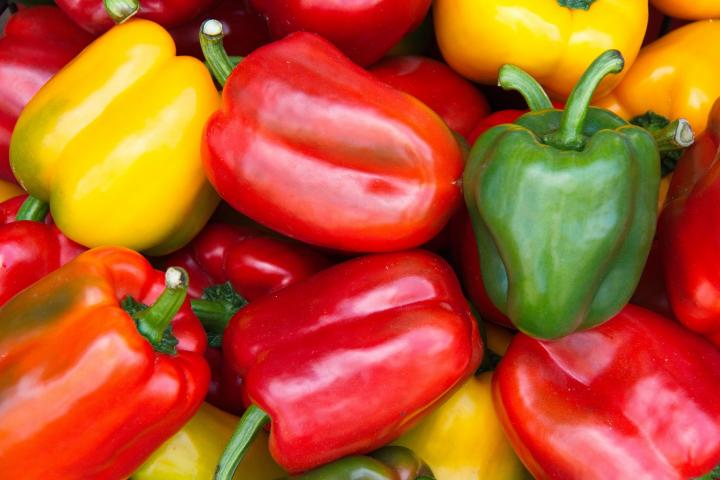
%> input picture Images/peppers.jpg, 720 x 480 px
$ octave BDa1_29_7_24.m   (GNU Octave 9; MATLAB toolbox functions it lacks are replaced by stand-ins)
%> lines starting %> are read from the running program, lines starting %| are printed output that depends on the picture; in (x1, y1, x2, y2) boxes, pixels count from 0 and x2, y2 are one past the last pixel; in counts of white or black regions, pixels touching at a corner belong together; the program's own positions count from 1
peppers = imread("C:/Users/peppers.jpg");
%> peppers is the input picture: size 480x720x3 uint8; mean R, G, B 186.1, 87.2, 40.1
I=imread("C:/Users/peppers.jpg");
% Read the RGB image
I = imread('C:/Users/peppers.jpg');

% Extract the three color channels
R = I(:,:,1);
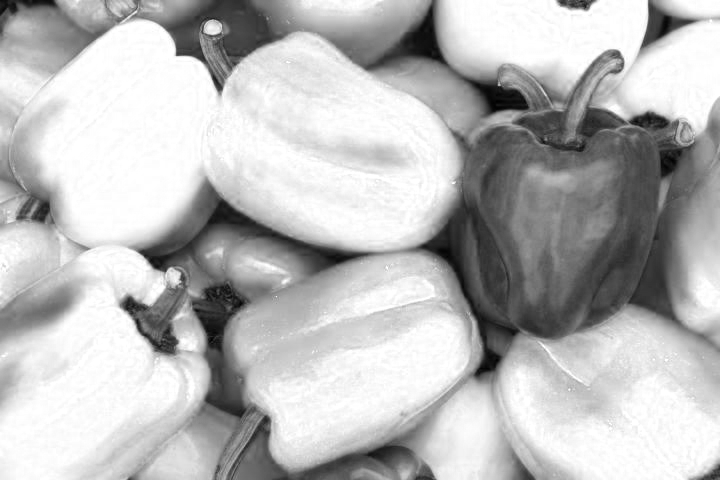
%> R: size 480x720 uint8; min 0, max 255, mean 186.1
G = I(:,:,2);
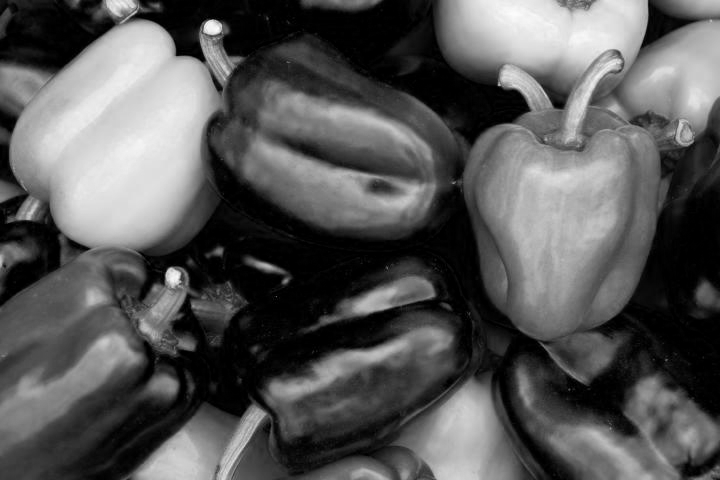
%> G: size 480x720 uint8; min 0, max 252, mean 87.2
B = I(:,:,3);
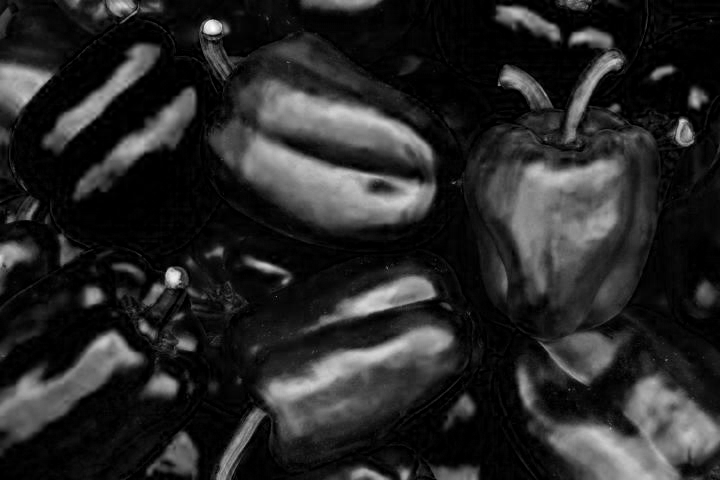
%> B: size 480x720 uint8; min 0, max 255, mean 40.1

% Plot the histograms of each color channel
figure;
subplot(3, 2, 1);
imhist(R);
title('Histogram of Red Channel');

subplot(3, 2, 3);
imhist(G);
title('Histogram of Green Channel');

subplot(3, 2, 5);
imhist(B);
title('Histogram of Blue Channel');

% Calculate the mean intensity for each channel
mean_R = mean(R(:));
%> mean_R = 186.1
mean_G = mean(G(:));
%> mean_G = 87.18
mean_B = mean(B(:));
%> mean_B = 40.13

% Convert each channel to a binary image using the mean intensity as the threshold
binary_R = R > mean_R;
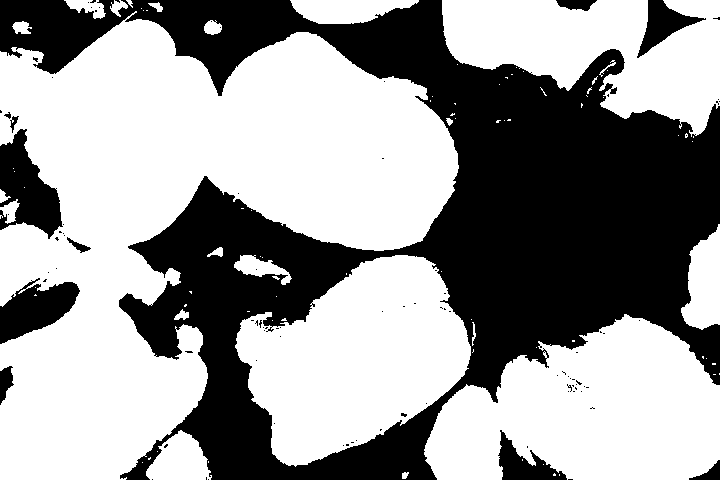
%> binary_R: size 480x720 logical; 60.2% white; 94 black regions (83 under 20 px), largest, box (x1, y1, x2, y2) and area: (0, 0, 720, 480) 126398, (0, 129, 63, 239) 3758, (0, 278, 80, 344) 2963
binary_G = G > mean_G;
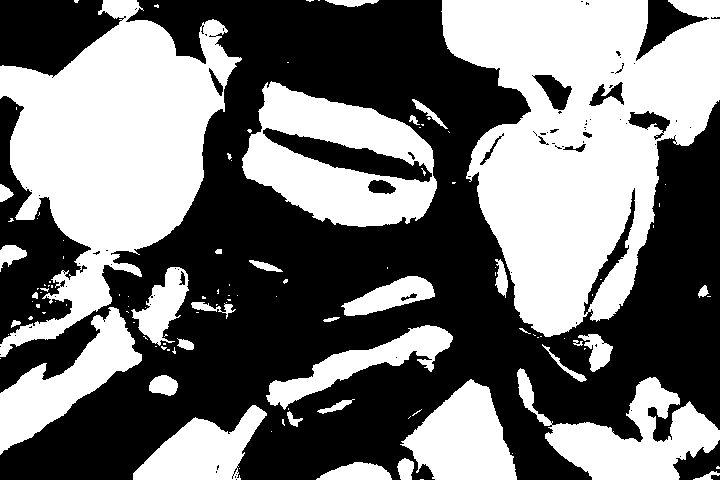
%> binary_G: size 480x720 logical; 45.6% white; 116 white regions (80 under 20 px), largest, box (x1, y1, x2, y2) and area: (441, 0, 720, 337) 56470, (0, 0, 242, 357) 41705, (242, 81, 437, 227) 15864
binary_B = B > mean_B;
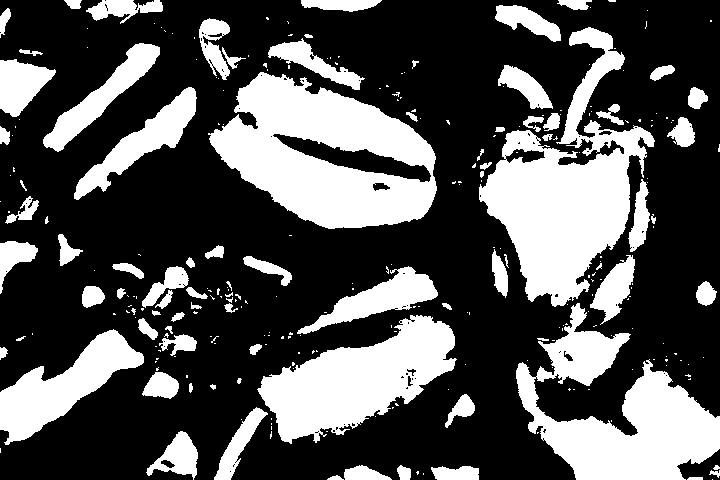
%> binary_B: size 480x720 logical; 32.6% white; 281 white regions (198 under 20 px), largest, box (x1, y1, x2, y2) and area: (208, 72, 437, 229) 20990, (479, 27, 655, 307) 19874, (516, 303, 720, 480) 16186

% Display the binary images
subplot(3, 2, 2);
imshow(binary_R);
title('Binary Red Channel');

subplot(3, 2, 4);
imshow(binary_G);
title('Binary Green Channel');

subplot(3, 2, 6);
imshow(binary_B);
title('Binary Blue Channel');
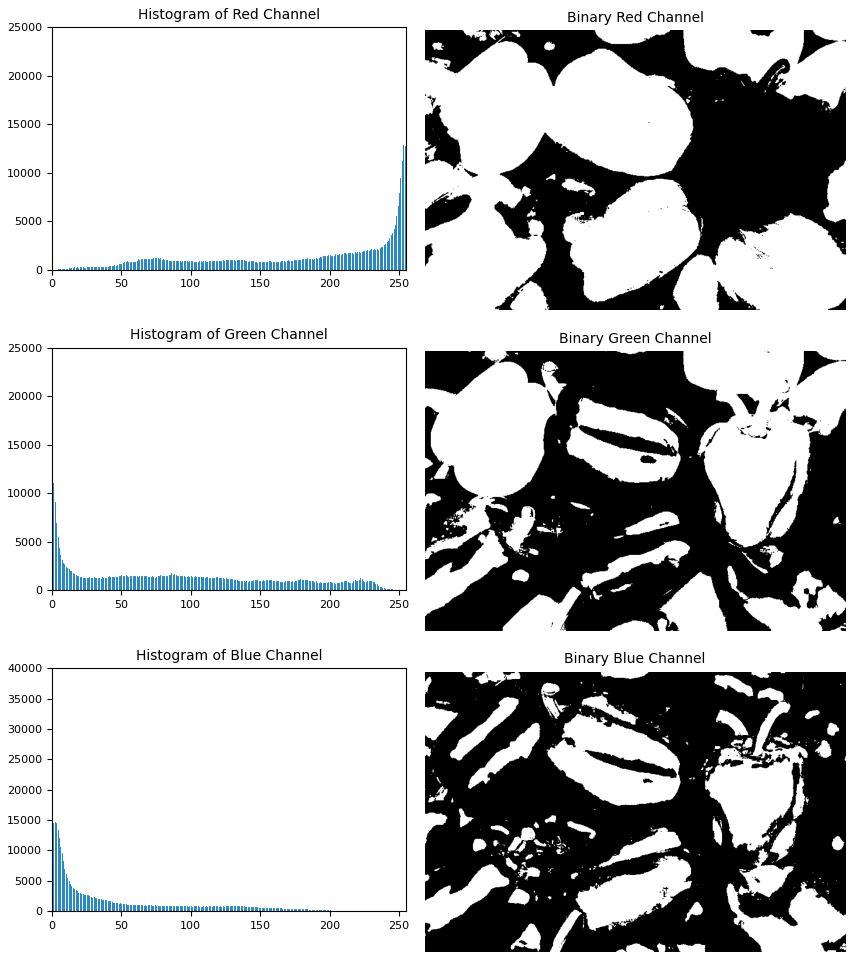
%> figure redrawn from the program's plot data, 6 panels
